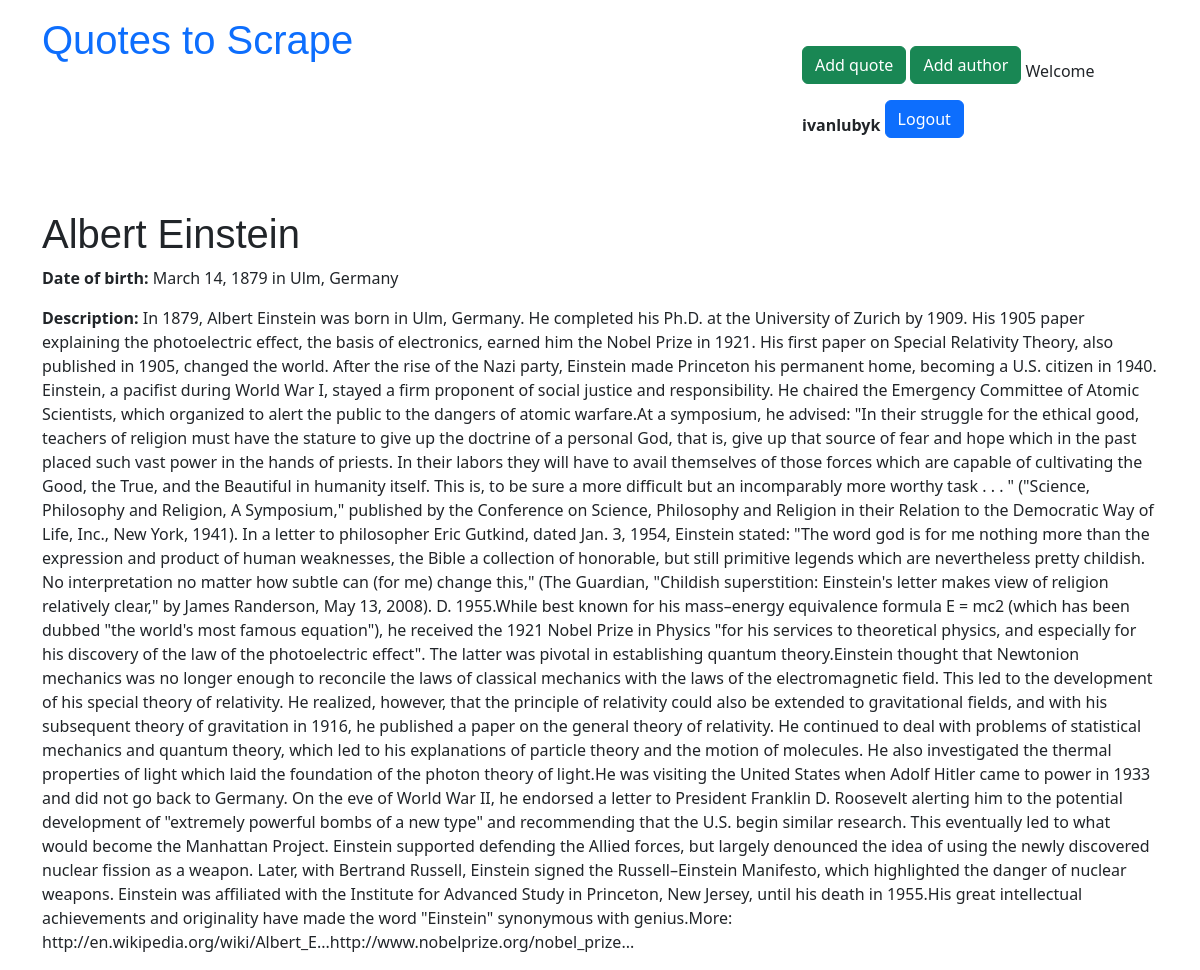
Screenshot of /authors/1/ (signed in) with the database file from the repository.
### quotes/models.py (models this page shows, shortened)
class Author(models.Model):
    fullname = models.CharField(max_length=100)
    born_date = models.CharField(max_length=50)
    born_location = models.CharField(max_length=100)
    description = models.TextField()
    created_at = models.DateTimeField(auto_now_add=True)

### quotes/views.py (the view)
# urls.py: path('authors/<int:author_id>/', views.author_detail, name='author_detail'),
def author_detail(request, author_id):
    author = Author.objects.get(pk=author_id)
    return render(request, 'quotes/author.html', context={'author': author})

### quotes/templates/quotes/author.html
{% extends 'quotes/base.html' %}
{% block content %}
<h1>{{ author.fullname }}</h1>
<p><strong>Date of birth:</strong> {{ author.born_date }} {{ author.born_location }}</p>
<p><strong>Description:</strong> {{ author.description }}</p>
{% endblock %}

### quotes/templates/quotes/base.html (shortened to what this page needs)
<!doctype html>
<html lang="en">
<head>
    <link
            rel="stylesheet"
            href="https://cdnjs.cloudflare.com/ajax/libs/modern-normalize/1.0.0/modern-normalize.min.css"/>
    {% load static %}
    <link rel="stylesheet" type="text/css" href="{% static 'quotes/style.css' %}">
    <link href="https://cdn.jsdelivr.net/npm/bootstrap@5.3.0/dist/css/bootstrap.min.css"
          rel="stylesheet"
>
</head>
<body>
<div class="container">
    <div class="row header-box">
        <div class="col-md-8 pt-3">
            <h1>
                <a href="/" style="text-decoration: none">Quotes to Scrape</a>
            </h1>
        </div>
        <div class="col-md-4 pt-3">
            {% if user.is_authenticated %}
            <p>
                <a href="{% url 'quotes:add_quote' %}" class="btn btn-success mb-3">Add quote</a>
                <a href="{% url 'quotes:add_author' %}" class="btn btn-success mb-3">Add author</a>
                Welcome <b>{{ user.username }}</b>
                <a href="{% url 'users:logout' %}" class="btn btn-primary mb-3">Logout</a>
            </p>
            {% else %}
            <p>
                <a href="{% url 'users:signup' %}" class="btn btn-primary mb-3">Sign Up</a>
                <a href="{% url 'users:login' %}" class="btn btn-primary mb-3">Sign In</a>
            </p>
            {% endif %}
        </div>
    </div>
    {% block content %} {% endblock content %}
</div>
</body>
</html>

### quotes/static/quotes/style.css (style rules this page uses)
body { font-family: 'Playfair Display', Georgia, serif; line-height: 1.6; color: #444; margin: 0; }
h1, h2, h3 { font-family: 'Oswald', sans-serif; }
.container { width: 80%; margin: auto; }
.header-box { padding-bottom: 40px; }
.row { margin-left: -15px; margin-right: -15px; }
.header-box p { margin-top: 30px; float: right; }

### rows the page displays
Author: fullname "Albert Einstein", born_date "March 14, 1879", born_location "in Ulm, Germany", description "In 1879, Albert Einstein was born in Ulm, Germany. He completed his Ph.D. at the University of Zurich by 1909. His 1905 paper explaining the photoelectric effect, the basis of electronics, earned him the Nobel Prize in 1921. His first paper on Special Relativity Theory, also published in 1905, changed the world. After the rise of the Nazi party, Einstein made Princeton his permanent home, becoming a U.S. citizen in 1940. Einstein, a pacifist during World War I, stayed a firm proponent of social justice and responsibility. He chaired the Emergency Committee of Atomic Scientists, which organized to alert the public to the dangers of atomic warfare.At a symposium, he advised: \"In their…"

### other values shown
{{ user.username }} "ivanlubyk"
